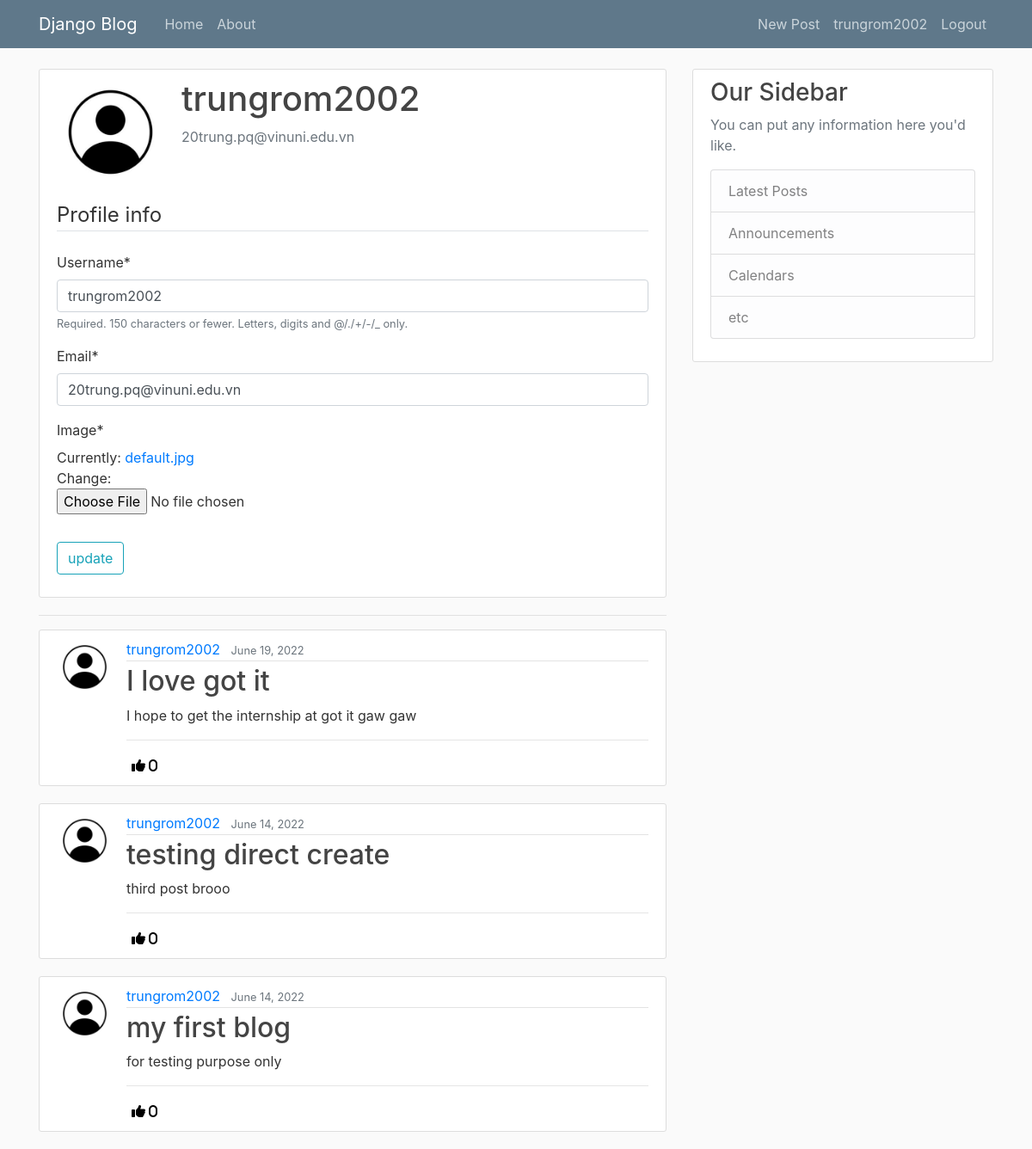
Page /profile (signed in) on the earlier database version.
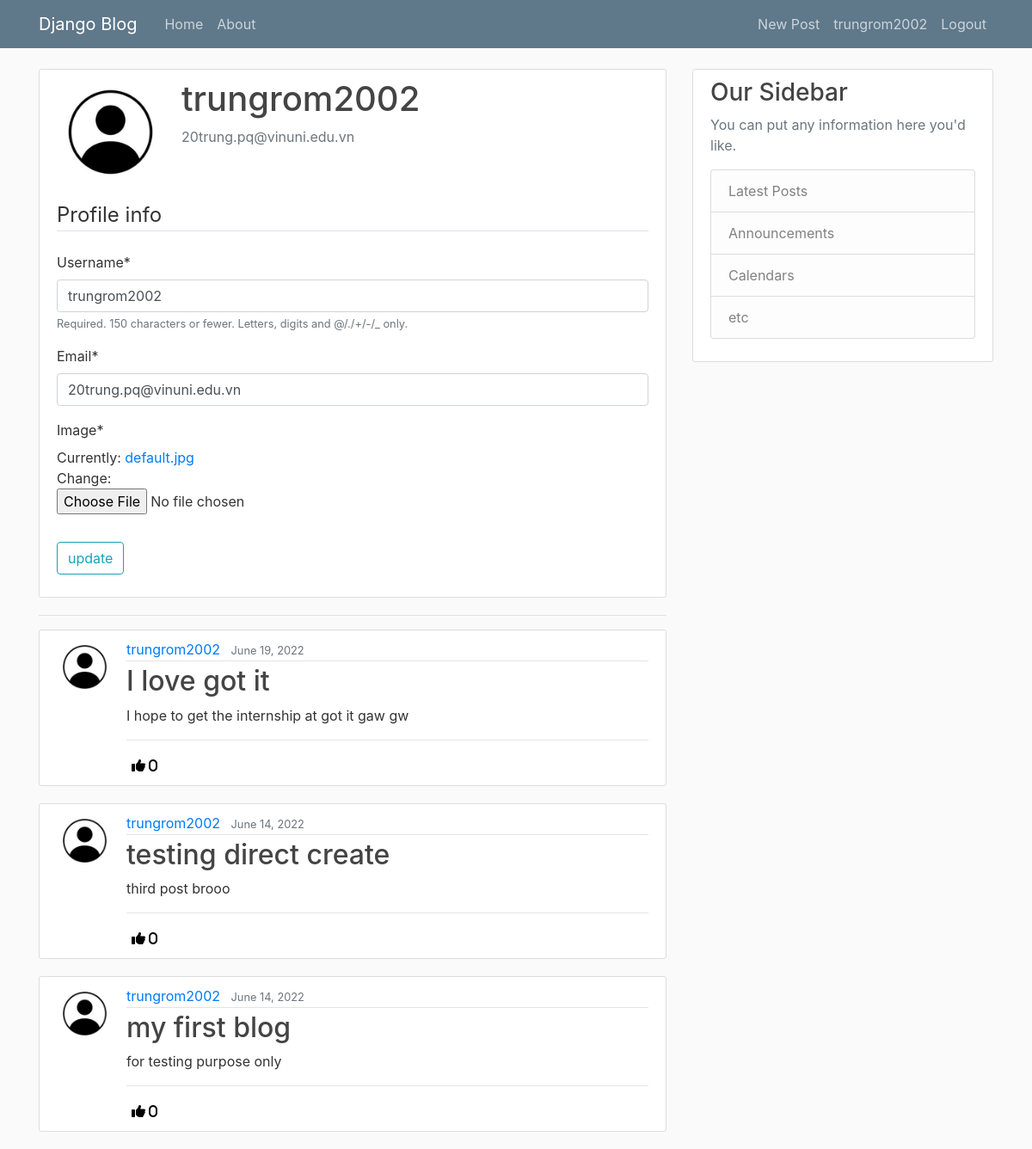
Same page on the later database version.
### blog/models.py (models this page shows, shortened)
class Post(models.Model):
    title = models.CharField(max_length=100)
    content = models.TextField()
    date_posted = models.DateTimeField(default=timezone.now)
    author = models.ForeignKey(User, on_delete=models.CASCADE)
    likes = models.ManyToManyField(User, blank=True, related_name='likes')
    class Meta:
        ordering = ['-id']

### users/models.py (models this page shows, shortened)
class Profile(models.Model):
    user = models.OneToOneField(User, on_delete=models.CASCADE)
    image = models.ImageField(default='default.jpg', upload_to='profile_pics')

### users/views.py (the view)
# urls.py: path('profile', user_views.profile, name='profile'),
@login_required
def profile(request):
    posts = Post.objects.filter(author=request.user)
    if request.method == 'POST':
        u_form = UserUpdateForm(request.POST, instance=request.user)
        p_form = ProfileUpdateForm(request.POST,
                                   request.FILES,
                                   instance=request.user.profile)
        if u_form.is_valid() and p_form.is_valid():
            u_form.save()
            p_form.save()
            messages.success(request, f'Your account has been updated!')
            return redirect('profile')
    else:
        u_form = UserUpdateForm(instance=request.user)
        p_form = ProfileUpdateForm(instance=request.user.profile)
    context = {'u_form': u_form, 'p_form': p_form, 'posts': posts}
    return render(request, 'users/profile.html', context)

### users/form.py
class UserUpdateForm(forms.ModelForm):
    email = forms.EmailField()
    class Meta:
        model = User
        fields = ['username', 'email']

class ProfileUpdateForm(forms.ModelForm):
    class Meta:
        model = Profile
        fields = ['image']

### users/templates/users/profile.html (shortened to what this page needs)
{% extends "blog/base.html" %}
{% load crispy_forms_tags %}
{% block content %}
<div class="content-section">
    <div class="media">
        <img class="rounded-circle account-img" src="{{ user.profile.image.url }}">
        <div class="media-body">
            <h2 class="account-heading">{{ user.username }}</h2>
            <p class="text-secondary">{{ user.email }}</p>
        </div>
    </div>
    <form method="POST" enctype="multipart/form-data">
        <fieldset class="form-group">
            <legend class="border-bottom mb-4">Profile info</legend>
            {{u_form | crispy}}
            {{p_form | crispy}}
        </fieldset>
        <div class="form-group">
            <button class="btn btn-outline-info" type="submit">update</button>
        </div>
    </form>
</div>
<hr>
{% for post in posts %}
<article class="media content-section">
    <img class="rounded-circle article-img" src="{{post.author.profile.image.url}}">
    <div class="media-body">
        <div class="article-metadata">
            <a class="mr-2" href="#">{{ post.author }}</a>
            <small class="text-muted">{{ post.date_posted | date:"F d, Y"}}</small>
        </div>
        <h2><a class="article-title" href="{% url 'post-detail' post.id %}">{{ post.title }}</a></h2>
        <p class="article-content">{{ post.content|slice:":100" }}</p>
        <hr>
        <form method="POST" action="{% url 'like' post.pk %}">
            <button style="background-color:transparent; border:none; box-shadow:none;" type="submit">
                <i class="fa-solid fa-thumbs-up"> {{post.likes.all.count}}</i>
            </button>
        </form>
    </div>
</article>
{%endfor%}
{% endblock content %}

Differences in the rows shown:
changed Post "I love got it": content "I hope to get the internship at got it gaw gaw" → "I hope to get the internship at got it gaw gw"
